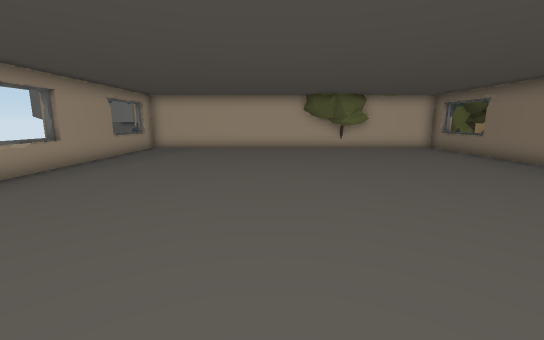
[1] (above)

13 first-person views from a walk through a 3-D level made in the Unity game engine. The camera is 1.4 m above the floor, tilts 10° down and sees 90° across. Doors are open. The floor is counted in squares, 1 m on a side. Each view is taken from the middle of a square. On the plan, view 1 faces up. The plan holds only what a view shows up to about 13 squares ahead; the rest is blank. The place goes on beyond the plan. The player is left out. Some animated figures are not drawn.

[2]
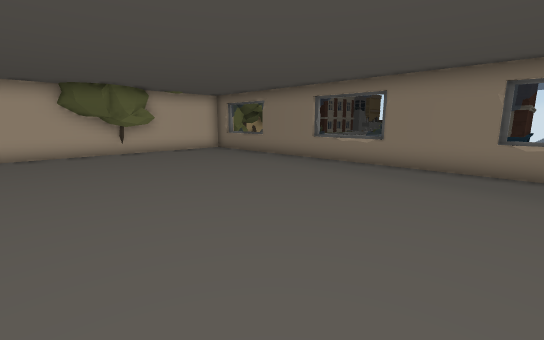

[3]
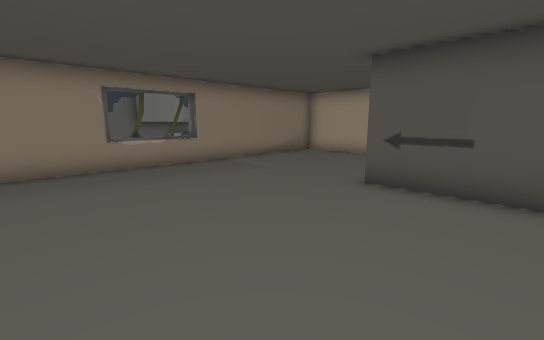

[4]
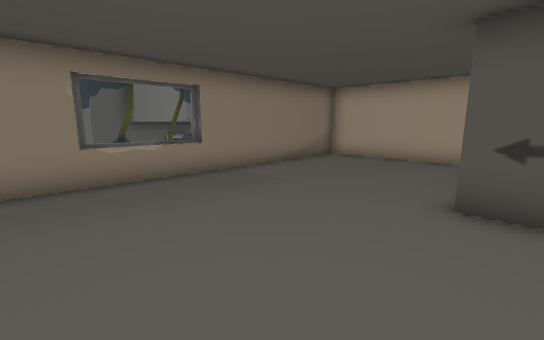

[5]
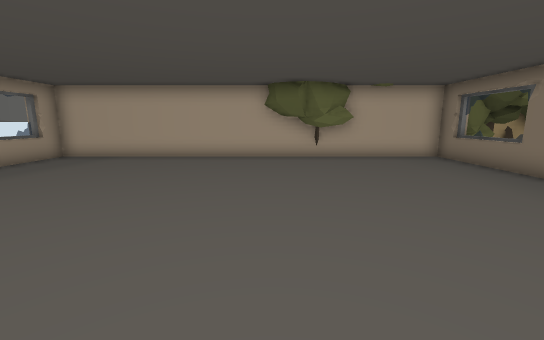

[6]
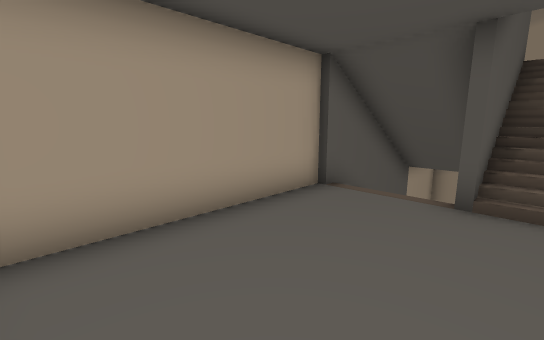

[7]
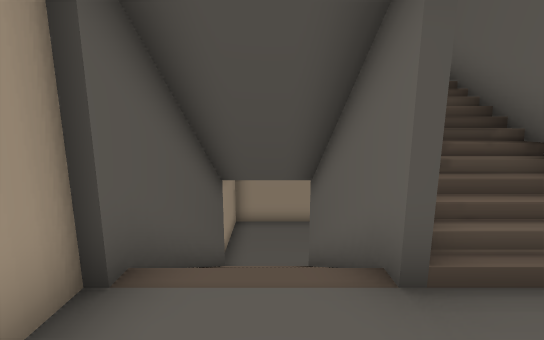

[8]
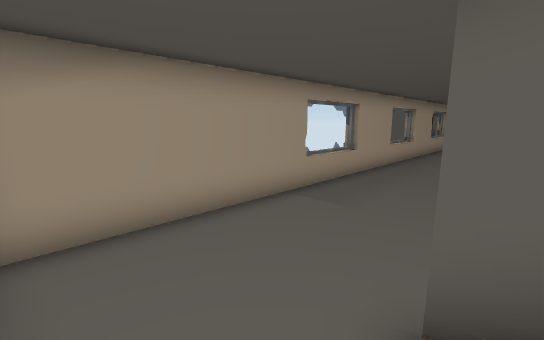

[9]
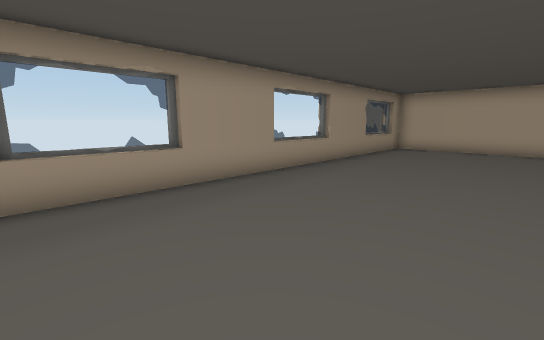

[10]
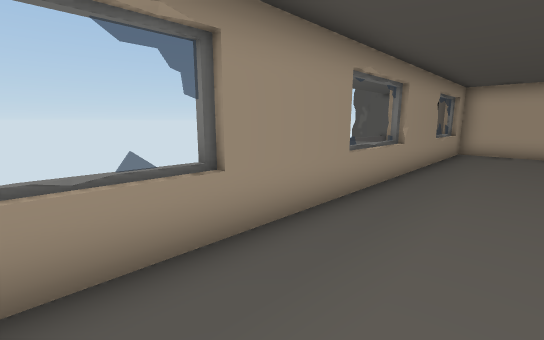

[11]
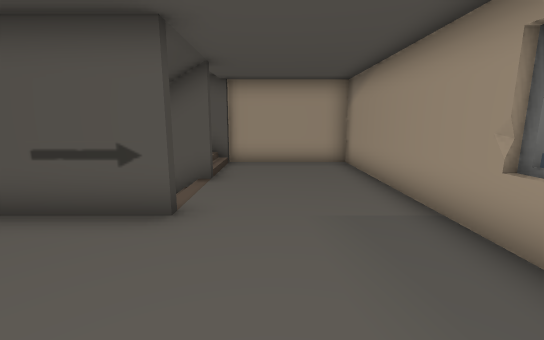

[12]
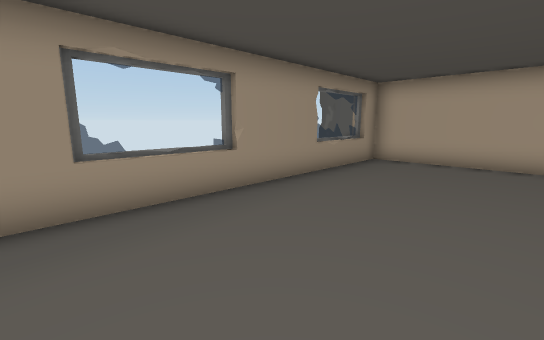

[13]
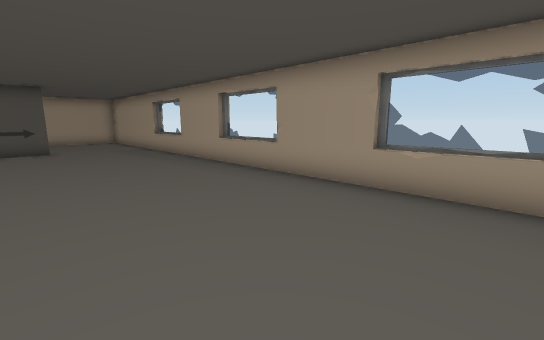

### Floor plan
Key: @ floor where view 1 was taken; # wall or solid block; . main floor; - floor 3 m lower than the main floor; / step, stairs or slope; = window, fence, low wall or low ledge; v drop or lower ground; T tree.
Columns run from 7 left of view 1 to 11 right of it. Each row starts with its distance up from view 1.
 16                   T
 15 ###########T#####TT
 14 #------....TT...#
 13 =------.........=
 12 =------.........=
 11 #------.........#
 10 #------.........#
  9 #------.........#
  8 =------.........=
  7 =------.........=
  6 #------.........#
  5 #------.........#
  4 #------.........#
  3 #------.........#
  2 =------.........=v
  1 =------.........=v
  0 #------@........#v
 -1 #----#####/.....#v#
 -2 #----/ ////.....#
 -3 #----/ ////.....#
 -4 #----#####/.....#
 -5 #----/ /  ......#
 -6 #----/ // ......#
 -7 #################

Where each view was taken, in squares from view 1:
view 1: 0 up, 0 right, facing up
view 2: 2 up, 0 right, facing up-right
view 3: 5 up, 0 right, facing down-right
view 4: 4 up, 2 right, facing down-right
view 5: 4 up, 2 right, facing up
view 6: 3 down, 8 right, facing down-left
view 7: 5 down, 5 right, facing left
view 8: 6 down, 2 left, facing up-left
view 9: 0 up, 1 left, facing up-left
view 10: 1 up, 4 left, facing up-left
view 11: 3 up, 4 left, facing down
view 12: 5 up, 2 left, facing up-left
view 13: 14 up, 1 left, facing down-left
